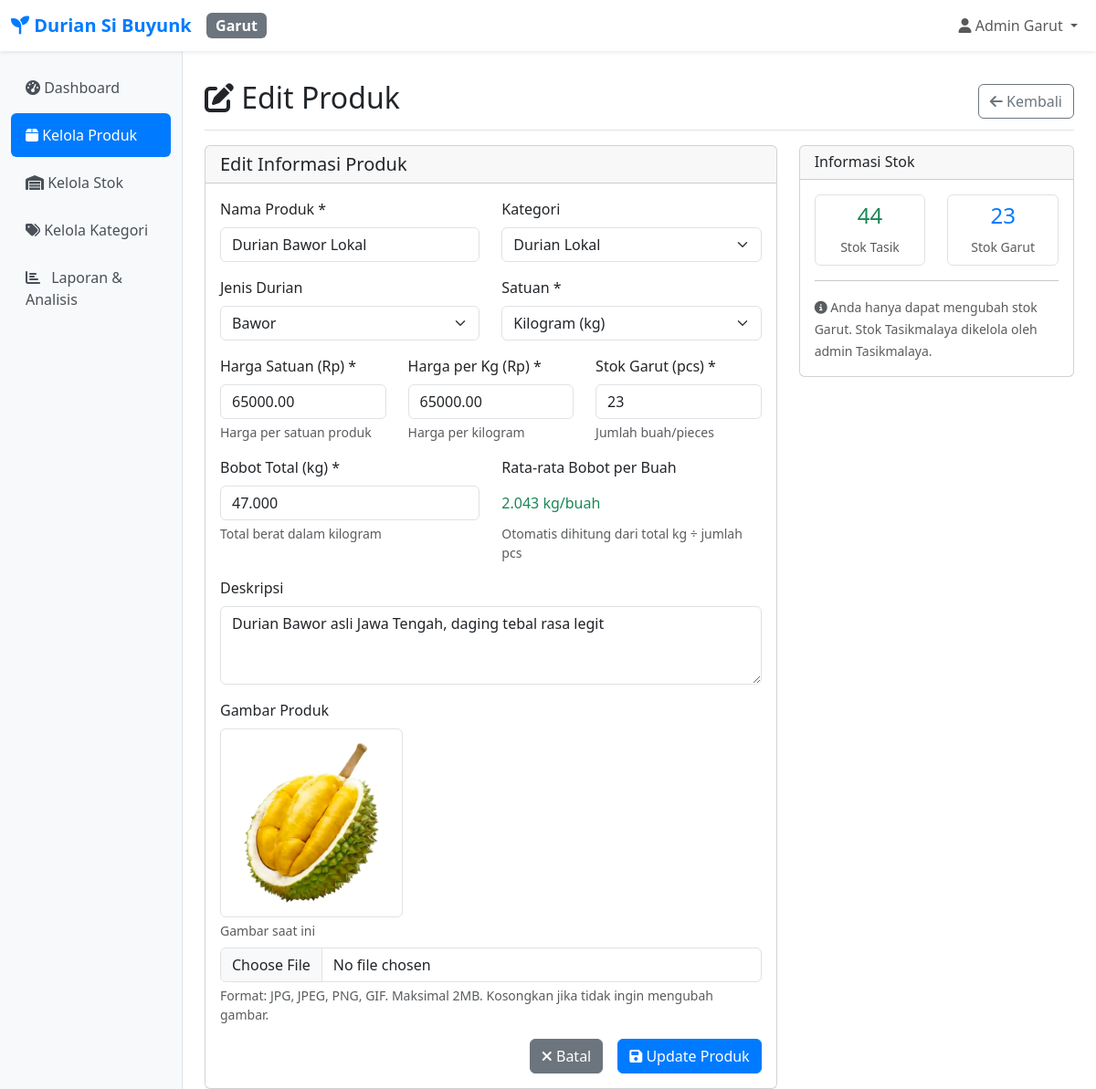
/cabang/garut/produk/edit.php?id=7 (signed in), run on the app's committed database.
### tables this page shows
CREATE TABLE `users` (
  `id` int NOT NULL,
  `username` varchar(50) NOT NULL,
  `password` varchar(255) NOT NULL,
  `nama_lengkap` varchar(100) NOT NULL,
  `cabang_id` int NOT NULL,
  `role` enum('admin') DEFAULT 'admin',
  `created_at` timestamp NOT NULL DEFAULT CURRENT_TIMESTAMP,
  `updated_at` timestamp NOT NULL DEFAULT CURRENT_TIMESTAMP ON UPDATE CURRENT_TIMESTAMP
);

CREATE TABLE `cabang` (
  `id` int NOT NULL,
  `nama_cabang` varchar(50) NOT NULL,
  `kode_cabang` varchar(10) NOT NULL,
  `alamat` text,
  `telepon` varchar(20) DEFAULT NULL,
  `created_at` timestamp NOT NULL DEFAULT CURRENT_TIMESTAMP
);

CREATE TABLE `produk` (
  `id` int NOT NULL,
  `nama_produk` varchar(200) NOT NULL,
  `kategori_id` int DEFAULT NULL,
  `jenis_durian_id` int DEFAULT NULL,
  `harga` decimal(12,2) NOT NULL,
  `harga_per_kg` decimal(12,2) DEFAULT '0.00' COMMENT 'Harga per kilogram',
  `stok_tasik` int DEFAULT '0',
  `stok_garut` int DEFAULT '0',
  `total_kg_tasik` decimal(10,3) DEFAULT '0.000' COMMENT 'Total berat stok Tasik dalam kg',
  `total_kg_garut` decimal(10,3) DEFAULT '0.000' COMMENT 'Total berat stok Garut dalam kg',
  `total_pcs_tasik` int DEFAULT '0' COMMENT 'Total pieces Tasik',
  `total_pcs_garut` int DEFAULT '0' COMMENT 'Total pieces Garut',
  `satuan` varchar(20) DEFAULT 'pcs',
  `deskripsi` text,
  `gambar` varchar(255) DEFAULT NULL,
  `status` enum('aktif','nonaktif') DEFAULT 'aktif',
  `created_at` timestamp NOT NULL DEFAULT CURRENT_TIMESTAMP,
  `updated_at` timestamp NOT NULL DEFAULT CURRENT_TIMESTAMP ON UPDATE CURRENT_TIMESTAMP
);

CREATE TABLE `kategori` (
  `id` int NOT NULL,
  `nama_kategori` varchar(100) NOT NULL,
  `deskripsi` text,
  `created_at` timestamp NOT NULL DEFAULT CURRENT_TIMESTAMP
);

CREATE TABLE `jenis_durian` (
  `id` int NOT NULL,
  `nama_jenis` varchar(100) NOT NULL,
  `deskripsi` text,
  `created_at` timestamp NOT NULL DEFAULT CURRENT_TIMESTAMP
);

### cabang/garut/produk/edit.php (the view, shortened to what the rows shown need)
<?php
require_once __DIR__ . '/../../../includes/auth.php';
require_once __DIR__ . '/../../../includes/functions.php';
$id = isset($_GET['id']) ? (int)$_GET['id'] : 0;
$product = getProduct($id);
$categories = getCategories();
$jenisDurian = getJenisDurian();
include __DIR__ . '/../../../includes/header.php';
?>
<div class="d-flex justify-content-between flex-wrap flex-md-nowrap align-items-center pt-3 pb-2 mb-3 border-bottom">
    <h1 class="h2"><i class="fas fa-edit"></i> Edit Produk</h1>
</div>
<div class="row">
    <div class="col-lg-8">
        <div class="card">
            <div class="card-body">
                <form method="POST" enctype="multipart/form-data">
                    <div class="row">
                        <div class="col-md-6">
                            <div class="mb-3">
                                <label for="nama_produk" class="form-label">Nama Produk *</label>
                                <input type="text" class="form-control" id="nama_produk" name="nama_produk"
                                       value="<?= isset($_POST['nama_produk']) ? htmlspecialchars($_POST['nama_produk']) : htmlspecialchars($product['nama_produk']) ?>"
                                       required>
                            </div>
                        </div>
                        <div class="col-md-6">
                            <div class="mb-3">
                                <label for="kategori_id" class="form-label">Kategori</label>
                                <select class="form-select" id="kategori_id" name="kategori_id">
                                    <?php foreach ($categories as $category): ?>
                                        <option value="<?= $category['id'] ?>"
                                                <?= (isset($_POST['kategori_id']) ? $_POST['kategori_id'] : $product['kategori_id']) == $category['id'] ? 'selected' : '' ?>>
                                            <?= htmlspecialchars($category['nama_kategori']) ?>
                                        </option>
                                    <?php endforeach; ?>
                                </select>
                            </div>
                        </div>
                    </div>
                    <div class="row">
                        <div class="col-md-6">
                            <div class="mb-3">
                                <label for="jenis_durian_id" class="form-label">Jenis Durian</label>
                                <select class="form-select" id="jenis_durian_id" name="jenis_durian_id">
                                    <?php foreach ($jenisDurian as $jenis): ?>
                                        <option value="<?= $jenis['id'] ?>"
                                                <?= (isset($_POST['jenis_durian_id']) ? $_POST['jenis_durian_id'] : $product['jenis_durian_id']) == $jenis['id'] ? 'selected' : '' ?>>
                                            <?= htmlspecialchars($jenis['nama_jenis']) ?>
                                        </option>
                                    <?php endforeach; ?>
                                </select>
                            </div>
                        </div>
                        <div class="col-md-6">
                            <div class="mb-3">
                                <label for="satuan" class="form-label">Satuan *</label>
                                <select class="form-select" id="satuan" name="satuan" required>
                                    <?php
                                    $satuanOptions = ['kg' => 'Kilogram (kg)', 'pcs' => 'Pieces (pcs)', 'box' => 'Box', 'cup' => 'Cup', 'gelas' => 'Gelas'];
                                    $currentSatuan = isset($_POST['satuan']) ? $_POST['satuan'] : $product['satuan'];
                                    foreach ($satuanOptions as $value => $label):
                                    ?>
                                        <option value="<?= $value ?>" <?= $currentSatuan == $value ? 'selected' : '' ?>><?= $label ?></option>
                                    <?php endforeach; ?>
                                </select>
                            </div>
                        </div>
                    </div>
                    <div class="row">
                        <div class="col-md-4">
                            <div class="mb-3">
                                <label for="harga" class="form-label">Harga Satuan (Rp) *</label>
                                <input type="number" class="form-control" id="harga" name="harga"
                                       value="<?= isset($_POST['harga']) ? $_POST['harga'] : $product['harga'] ?>"
                                       min="0" step="100" required>
                                <div class="form-text">Harga per satuan produk</div>
                            </div>
                        </div>
                        <div class="col-md-4">
                            <div class="mb-3">
                                <label for="harga_per_kg" class="form-label">Harga per Kg (Rp) *</label>
                                <input type="number" class="form-control" id="harga_per_kg" name="harga_per_kg"
                                       value="<?= isset($_POST['harga_per_kg']) ? $_POST['harga_per_kg'] : $product['harga_per_kg'] ?>"
                                       min="0" step="100" required>
                                <div class="form-text">Harga per kilogram</div>
                            </div>
                        </div>
                        <div class="col-md-4">
                            <div class="mb-3">
                                <label for="stok_garut" class="form-label">Stok Garut (pcs) *</label>
                                <input type="number" class="form-control" id="stok_garut" name="stok_garut"
                                       value="<?= isset($_POST['stok_garut']) ? $_POST['stok_garut'] : $product['stok_garut'] ?>"
                                       min="0" required>
                                <div class="form-text">Jumlah buah/pieces</div>
                            </div>
                        </div>
                    </div>
                    <div class="mb-3">
                        <label for="deskripsi" class="form-label">Deskripsi</label>
                        <textarea class="form-control" id="deskripsi" name="deskripsi" rows="3"
                                  placeholder="Deskripsi produk..."><?= isset($_POST['deskripsi']) ? htmlspecialchars($_POST['deskripsi']) : htmlspecialchars($product['deskripsi']) ?></textarea>
                    </div>
                    <div class="mb-3">
                        <?php
                        $imagePath = getImagePath($product['gambar']);
                        if ($imagePath && file_exists("../../../" . $imagePath)): ?>
                            <div class="mb-2">
                                <img src="../../../<?= $imagePath ?>?v=<?= time() ?>"
                                     class="img-thumbnail" style="max-width: 200px;">
                                <div class="form-text">Gambar saat ini</div>
                            </div>
                        <?php endif; ?>
                    </div>
                </form>
            </div>
        </div>
    </div>
    <div class="col-lg-4">
        <div class="card">
            <div class="card-body">
                <div class="row text-center">
                    <div class="col-6">
                        <div class="border rounded p-2">
                            <div class="h4 text-success"><?= $product['stok_tasik'] ?></div>
                            <small class="text-muted">Stok Tasik</small>
                        </div>
                    </div>
                    <div class="col-6">
                        <div class="border rounded p-2">
                            <div class="h4 text-primary"><?= $product['stok_garut'] ?></div>
                            <small class="text-muted">Stok Garut</small>
                        </div>
                    </div>
                </div>
            </div>
        </div>
    </div>
</div>
                </div>
            </main>
        </div>
    </div>
</body>
</html>

### includes/header.php (shortened to what the rows shown need)
<?php
require_once __DIR__ . '/auth.php';
$currentUser = getCurrentUser();
$branchName = $currentUser ? $currentUser['nama_cabang'] : '';
?>
<!DOCTYPE html>
<html lang="id">
<head>
    <link href="https://cdn.jsdelivr.net/npm/bootstrap@5.3.0/dist/css/bootstrap.min.css" rel="stylesheet">
    <link href="https://cdnjs.cloudflare.com/ajax/libs/font-awesome/6.4.0/css/all.min.css" rel="stylesheet">
</head>
<body>
    <nav class="navbar navbar-expand-lg navbar-light bg-white shadow-sm">
        <div class="container-fluid">
            <a class="navbar-brand" href="dashboard.php">
                <i class="fas fa-seedling"></i> <?= APP_NAME ?>
            </a>
            <span class="badge bg-secondary fs-6"><?= $branchName ?></span>
            <div class="navbar-nav ms-auto">
                <div class="nav-item dropdown">
                    <a class="nav-link dropdown-toggle" href="#" id="navbarDropdown" role="button" data-bs-toggle="dropdown">
                        <i class="fas fa-user"></i> <?= $currentUser['nama_lengkap'] ?? 'User' ?>
                    </a>
                </div>
            </div>
        </div>
    </nav>
    <div class="container-fluid">
        <div class="row">
            <main class="col-md-9 ms-sm-auto col-lg-10 px-md-4">
                <div class="pt-3">

### data on the page
users: cabang.nama_cabang "Garut", nama_lengkap "Admin Garut"
produk: nama_produk "Durian Bawor Lokal", kategori_id "Durian Lokal", jenis_durian_id "Bawor", satuan "Kilogram (kg)", harga "65000.00", harga_per_kg "65000.00", stok_garut "23", deskripsi "Durian Bawor asli Jawa Tengah, daging tebal rasa legit", gambar (picture), stok_tasik "44"

### other printed values
APP_NAME "Durian Si Buyunk"
